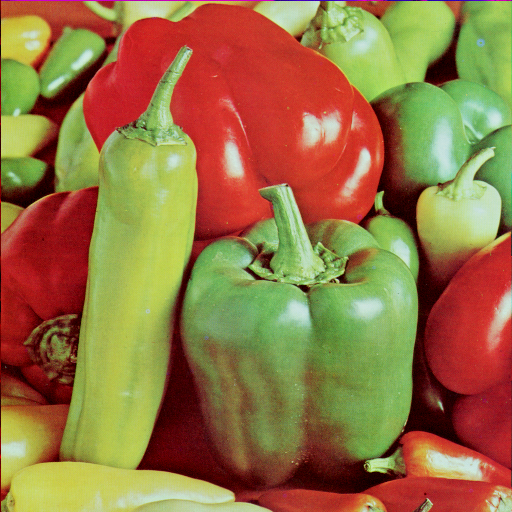
#> input picture data/pepper.bmp, 512 x 512 px
$ jupyter execute project8.ipynb   (shell and % lines are left out)
#> lines starting #> are read from the running program, lines starting #| are printed output that depends on the picture; after the words box and inside, x2 and y2 are one past the last pixel; in counts of white or black regions, pixels touching at a corner belong together
# Images segmentation

[cell 1]
import cv2
import numpy as np
import matplotlib.pyplot as plt
import matplotlib as mlp
from mpl_toolkits.axes_grid1 import make_axes_locatable
import time

### Algorithms

[cell 2]
def compute_hist(img):
    """
    ---------
    Input
    img : numpy array (HxW)
    -------
    Output
    output: numpy array
        256d-array where the ith element corresponds to
        the number of pixels.
    """
    output = np.zeros(256, dtype=np.int32)
    for i in range(len(output)):
        output[i] = len(img[img==i])
    return output

## I. Image segmentation using histogram thresholding (Binarization)

### Goals

Study a simple evaluation method of a threshold for the image binarization from a random threshold

### Algorithm

1. Randomly chose a threshold S (between $0$ and $255$). Then assign intensities below S to group 1 and the others to group 2.

2. Compute the mean of each groups of pixels $S_{1}$ et $S_{2}$ using the split given by the histogramof the image.

3. Compute $S = \frac{S_{1}+S_{2}}{2}$

4. Repeat step 2 and 3 until S is constant.

### Work

[cell 3]
img = cv2.imread("./data/pepper.bmp")
#> img is the input picture: shape (512, 512, 3); mean B, G, R 66.5, 115.6, 149.8
img = cv2.cvtColor(img, cv2.COLOR_BGR2GRAY)
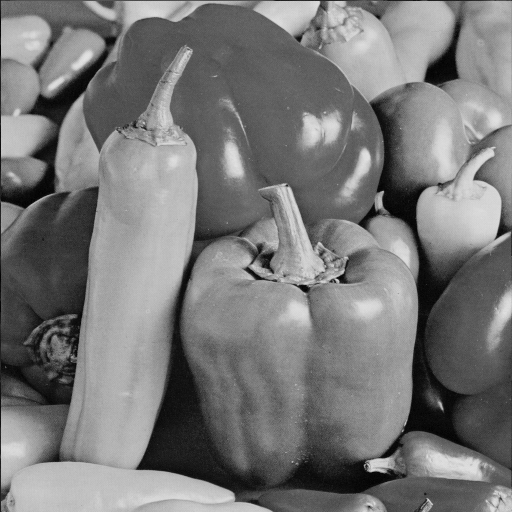
#> img: shape (512, 512); min 0, max 228, mean 120.2
plt.imshow(img, cmap=plt.cm.gray, vmin = 0, vmax = 255)
plt.show()

**1.** Compute the histogram of 'pepper.bmp'.

[cell 4]
hist = compute_hist(img)
#> after the loop in compute_hist, `for i in range(len(output)):`: output = 256 values, max 2743 at index 96, min 0 at index 229, mean 1024
#> hist has the same summary as output in compute_hist
plt.bar(np.array([i for i in range(256)]), hist)
plt.show()
#> figure, not shown here; tallest bar 2743 high, from x = 95.6 to 96.4

**2.** Implement the thresholding algorithm and verify its convergence.

[cell 5]
def find_threshold(img):
    """
    """
    previous = -1
    threshold = np.random.randint(0, 255)
    n_iter = 0
    while previous!=threshold and n_iter < 100:
        previous = threshold
        pixels = np.sort(img.flatten())
        group1 = pixels[pixels < threshold]
        group2 = pixels[pixels >= threshold]

        s1 = group1.mean()
        s2 = group2.mean()

        threshold = (s1+s2)/2
        n_iter += 1
#> this loop made 7 passes
#> (previous, s1, s2, threshold) on passes 2 to 7: (145.4, 85.21, 175.7, 130.5), (130.5, 77.63, 169.6, 123.6), (123.6, 75, 167.2, 121.1), (121.1, 74.27, 166.5, 120.4), (120.4, 73.91, 166.2, 120.1), (120.1, 73.91, 166.2, 120.1)
#> (s1, s2, threshold) on pass 1: (101.3, 189.5, 145.4)
#> after the loop, n_iter = 7

    return (threshold, n_iter)

[cell 6]
np.random.seed(0)
threshold, n_iter = find_threshold(img)
#> threshold = 120.1; n_iter = 7
print(f"Obtained threshold: {threshold:.05} in {n_iter} iterations.")
#| Obtained threshold: 120.05 in 7 iterations.

**3.** Apply image thresholding using two propositions:

* Proposition 1 : $Pixel(i,j)= \begin{cases} 0, & \mbox{if } Pixel(i,j) < S \\ 255, & \mbox{else.}\end{cases}$

* Proposition 2 : $Pixel(i,j)= \begin{cases} S_{1}, & \mbox{if } Pixel(i,j) < S \\ S_{2}, & \mbox{else.}\end{cases}$

[cell 7]
dst1 = img.copy()
dst2 = img.copy()

# 1st proposition
dst1[dst1 < threshold] = 0
dst1[dst1 >= threshold] = 255
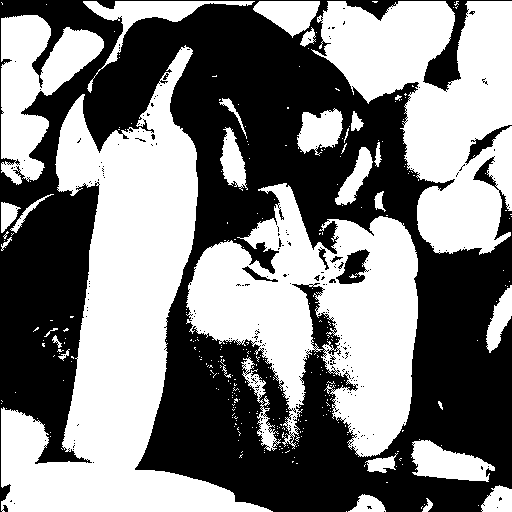
#> dst1: shape (512, 512); 50.2% white; 239 black regions (231 under 20 px), largest, box (x1, y1, x2, y2) and area: (0, 0, 512, 512) 128649, (336, 249, 370, 284) 644, (465, 125, 512, 165) 425
# 2nd proposition
s1 = dst2[dst2 < threshold].mean()
#> s1 = 73.91
s2 = dst2[dst2 >= threshold].mean()
#> s2 = 166.2
dst2[dst2 < threshold] = s1
dst2[dst2 >= threshold] = s2

fig, axs = plt.subplots(1, 2, figsize=(10, 10))

axs[0].set_title("First proposition")
axs[0].imshow(dst1, cmap=plt.cm.gray, vmin = 0, vmax = 255)
axs[1].set_title("Second proposition")
axs[1].imshow(dst2, cmap=plt.cm.gray, vmin = 0, vmax = 255)

plt.show()

## II. Images segmentation using K-means algorithm

### Goals

This project offers to segmentate an image using k-means algorithm.

### Algorithm

1. Choose a number of classes ($K$ classes).

2. Randomly choose means of these $K$ classes and store them in a growing vector.

3. Foreach intensity $i$ from $0$ to $255$ of the histogram, affect the class with the closest mean to this intensity $i$ :

$$
c(i)=min_{k \in [1,K]} (|i-m_{k}|) \\
\mbox{with } m_{k} \mbox{ mean } k^{th} \mbox{ class.}
$$

4. Compute the mean of each new class.

5. Repeat step 3 and 4 until the algorithm converges.

### Work

[cell 8]
img = cv2.imread("./data/pepper.bmp")
img = cv2.cvtColor(img, cv2.COLOR_BGR2GRAY)
plt.imshow(img, cmap=plt.cm.gray, vmin = 0, vmax = 255)

plt.show()

**1.** Compute the histogram of 'pepper.bmp'.

[cell 9]
hist = compute_hist(img)
plt.bar(np.array([i for i in range(256)]), hist)
plt.show()

**2.** Implement the k-means algorithm and verify its convergence.

[cell 10]
def kmeans(src, k):
    """
    Parameters
    ----------
    src: Numpy Array
        An image (H, W, C).
    k: int
        K parameter in K-means algorithm, sets the number of cluster.
    Returns
    -------
    Numpy Array
        Mean of each cluster.
    int
        Number of iterations.
    """
#> called with k = 4
    means = np.sort(np.rint((np.random.rand(k)*(src.max()-src.min())+ src.min())))
#> means = [124, 125, 137, 163]
    previous = np.ones(k)-1
    n_iter = 0

    while not np.equal(previous, means).sum() or n_iter == 0:
        previous = np.copy(means)
        dst = src.copy()
        for i in range(k):
            # those boundaries assume that 'previous' array is sorted
            upper = max(previous[i:i+2].mean(), 255 if i==k-1 else 0)
            lower = min(1,i)*previous[max(i-1, 0):i+1].mean()

            group = dst[np.logical_and(lower<=dst,dst<=upper)]
            dst[np.logical_and(lower<=dst,dst<=upper)] = i

            if len(group)>0:
                means[i]=group.mean()
        # rounds means to integers
        means = np.rint(means)
        n_iter += 1
#> this loop made 4 passes
#> (previous, means) on passes 1 to 4: ([124, 125, 137, 163], [75, 128, 142, 178]), ([75, 128, 142, 178], [66, 118, 149, 183]), ([66, 118, 149, 183], [58, 109, 151, 187]), ([58, 109, 151, 187], [49, 102, 151, 188])
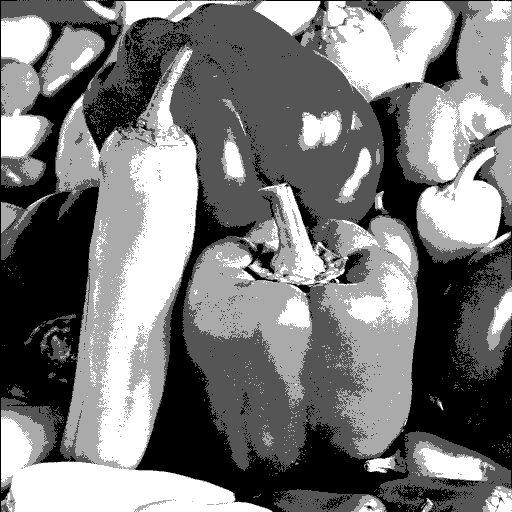
#> dst: shape (512, 512); min 0, max 3, mean 1.44; drawn with min black and max white
#> after the loop, n_iter = 4

    return(dst, means, n_iter)

[cell 11]
np.random.seed(0)
dst, means, n_iter = kmeans(img, 4)
#> means = [49, 102, 151, 188]; n_iter = 4
print(f"Obtained means: {means} in {n_iter} iterations.")
#| Obtained means: [ 49. 102. 151. 188.] in 4 iterations.
plt.imshow(dst, cmap=plt.cm.gray)
plt.show()

**3.** Segmentate the image by affecting the mean of the class it belongs to each pixel.

[cell 12]
start = time.time()
fig, axs = plt.subplots(1, 4, figsize=(21,10))

axs[0].set_title("Image originale")
axs[0].imshow(img, cmap=plt.cm.gray, vmin=0, vmax=255)

for n, k in enumerate([2, 4, 8]):
    np.random.seed(0)
    dst, means, n_iter = kmeans(img, k)
    colors = np.array([[value, value, value] for value in means])
    axs[n+1].set_title(f"Segmentation K={k}")
    cs = axs[n+1].imshow(dst, cmap=mlp.colors.ListedColormap(colors/255))

    divider = make_axes_locatable(axs[n+1])
    cax = divider.append_axes("right", size="5%", pad=0.05)
    fig.colorbar(cs, cax=cax)
#> this loop made 3 passes
#> (means, n_iter) on passes 2 to 3: ([49, 102, 151, 188], 4), ([64, 104, 118, 128, 137, 149, 169, 196], 1)
#> (n_iter, colors) on pass 1: (5, [[74, 74, 74], [166, 166, 166]])

end = time.time()
print(f"Execution lasted : {end - start:.03}s")
plt.show()

## Advanced questions

**A.1** Image segmentation of COVID lungs with histogram and K-means

[cell 13]
# Image

img_c = cv2.imread("./data/CT_COVID.png")
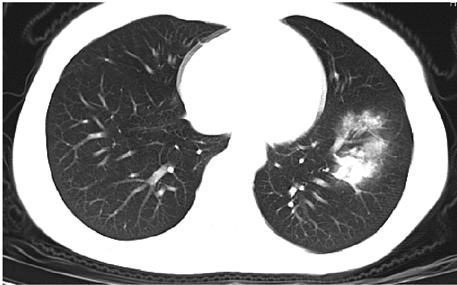
#> input picture data/CT_COVID.png, 457 x 285 px
#> img_c is the input picture: shape (285, 457, 3); min 0, max 255, mean 140.8
img_nc = cv2.imread("./data/CT_NonCOVID.jpg")
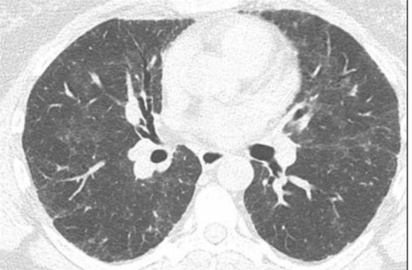
#> input picture data/CT_NonCOVID.jpg, 412 x 270 px
#> img_nc is the input picture: shape (270, 412, 3); min 76, max 255, mean 177.8

img_c = cv2.cvtColor(img_c, cv2.COLOR_BGR2GRAY)
#> img_c: shape (285, 457)
img_nc = cv2.cvtColor(img_nc, cv2.COLOR_BGR2GRAY)
#> img_nc: shape (270, 412)

# Thresholding

np.random.seed(0)
threshold_c, n_iter_c = find_threshold(img_c)
#> the loop in find_threshold (call 2), `while previous!=threshold and n_iter < 100:` made 4 passes
#> (previous, s1, s2, threshold) on passes 1 to 4: (172, 61.2, 251.6, 156.4), (156.4, 59.66, 249.9, 154.8), (154.8, 59.52, 249.7, 154.6), (154.6, 59.52, 249.7, 154.6)
#> threshold_c = 154.6; n_iter_c = 4
dst1 = img_c.copy()
s1 = dst1[dst1 < threshold_c].mean()
#> s1 = 59.52
s2 = dst1[dst1 >= threshold_c].mean()
#> s2 = 249.7
dst1[dst1 < threshold_c] = s1
#> dst1: shape (285, 457)
dst1[dst1 >= threshold_c] = s2
#> dst1: shape (285, 457); values 59 (black) and 249 (white), 42.8% white; 71 white regions (57 under 20 px), largest, box (x1, y1, x2, y2) and area: (0, 0, 457, 285) 52642, (331, 133, 388, 194) 1488, (332, 111, 383, 152) 676

np.random.seed(0)
threshold_nc, n_iter_nc = find_threshold(img_nc)
#> threshold_nc = 174.5; n_iter_nc = 3
dst2 = img_nc.copy()
s1 = dst2[dst2 < threshold_nc].mean()
#> s1 = 112.8
s2 = dst2[dst2 >= threshold_nc].mean()
#> s2 = 236.2
dst2[dst2 < threshold_nc] = s1
#> dst2: shape (270, 412)
dst2[dst2 >= threshold_nc] = s2
#> dst2: shape (270, 412); values 112 (black) and 236 (white), 52.7% white; 8 black regions (2 under 20 px), largest, box (x1, y1, x2, y2) and area: (22, 18, 202, 263) 27950, (244, 9, 401, 262) 23955, (406, 0, 408, 270) 362, (150, 149, 168, 163) 191, (203, 152, 222, 164) 151, (251, 11, 258, 15) 20

# K-means

np.random.seed(0)
dst_c = img_c.copy()
dst_3, means_c, n_iter_c = kmeans(dst_c, 4)
#> in kmeans (call 5), `means = np.sort(np.rint((np.random.rand(k)*(src.max()-src.min())+ src...`: means = [139, 140, 154, 182]
#> the loop in kmeans (call 5), `while not np.equal(previous, means).sum() or n_iter == 0:` made 3 passes
#> (previous, means) on passes 1 to 3: ([139, 140, 154, 182], [58, 143, 159, 251]), ([58, 143, 159, 251], [54, 122, 176, 254]), ([54, 122, 176, 254], [53, 112, 180, 254])
#> after the loop in kmeans (call 5), `while not np.equal(previous, means).sum() or n_iter == 0:`:
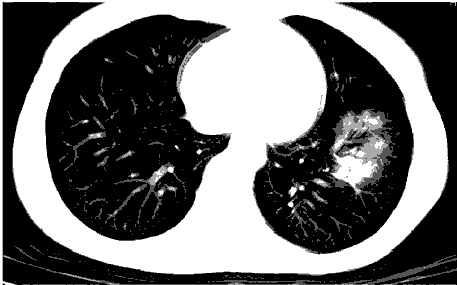
#> dst: shape (285, 457); min 0, max 3, mean 1.32; drawn with min black and max white
#> after the loop in kmeans (call 5), `while not np.equal(previous, means).sum() or n_iter == 0:`: n_iter = 3
#> means_c = [53, 112, 180, 254]; n_iter_c = 3

np.random.seed(0)
dst_nc = img_nc.copy()
dst_4, means_nc, n_iter_nc = kmeans(dst_nc, 4)
#> in kmeans (call 6), `means = np.sort(np.rint((np.random.rand(k)*(src.max()-src.min())+ src...`: means = [174, 174, 184, 204]
#> the loop in kmeans (call 6), `while not np.equal(previous, means).sum() or n_iter == 0:` made 5 passes
#> (previous, means) on passes 1 to 5: ([174, 174, 184, 204], [113, 177, 187, 238]), ([113, 177, 187, 238], [110, 162, 201, 239]), ([110, 162, 201, 239], [109, 155, 211, 241]), ([109, 155, 211, 241], [108, 152, 216, 243]), ([108, 152, 216, 243], [108, 150, 218, 244])
#> after the loop in kmeans (call 6), `while not np.equal(previous, means).sum() or n_iter == 0:`:
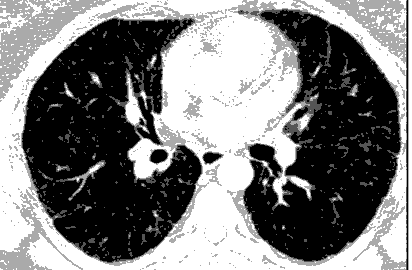
#> dst: shape (270, 412); min 0, max 3, mean 1.48; drawn with min black and max white
#> after the loop in kmeans (call 6), `while not np.equal(previous, means).sum() or n_iter == 0:`: n_iter = 5
#> means_nc = [108, 150, 218, 244]; n_iter_nc = 5

# Display

fig, axs = plt.subplots(2, 3, figsize=(10, 10))

axs[0][0].set_title("Covid impacted Lung")
axs[0][0].imshow(img_c, cmap=plt.cm.gray, vmin = 0, vmax = 255)
axs[0][1].set_title("Histogram thresholding")
axs[0][1].imshow(dst1, cmap=plt.cm.gray, vmin = 0, vmax = 255)
axs[0][2].set_title("K-means thresholding")
axs[0][2].imshow(dst_3, cmap=plt.cm.gray)
axs[1][0].set_title("Covid Non impacted Lung")
axs[1][0].imshow(img_nc, cmap=plt.cm.gray, vmin = 0, vmax = 255)
axs[1][1].set_title("Histogram thresholding")
axs[1][1].imshow(dst2, cmap=plt.cm.gray, vmin = 0, vmax = 255)
axs[1][2].set_title("K-means thresholding")
axs[1][2].imshow(dst_4, cmap=plt.cm.gray)
plt.show()

**A.2.** Color images classification using K-means : modify the K-means algorithm to class a point cloud.

[cell 14]
img = cv2.imread("./data/perroquet_couleur.png")
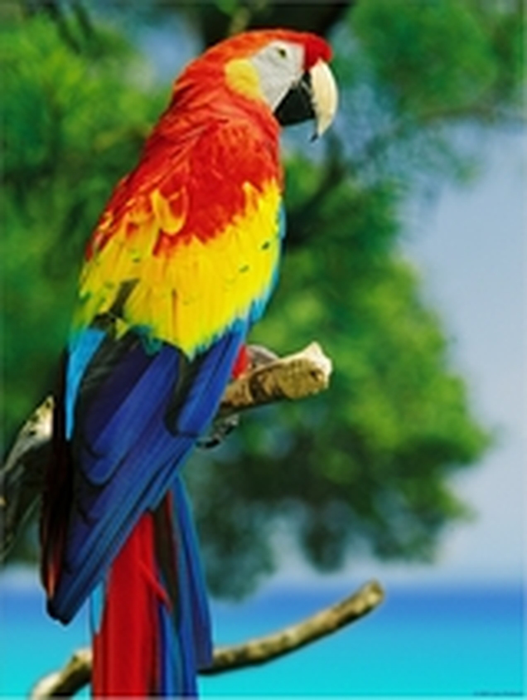
#> input picture data/perroquet_couleur.png, 527 x 700 px
#> img is the input picture: shape (700, 527, 3); mean B, G, R 86.7, 111.9, 84.7
img = cv2.cvtColor(img, cv2.COLOR_BGR2RGB)
plt.imshow(img)
plt.show()

[cell 15]
def find_closest_mean(src, means):
    tmp = np.array([np.linalg.norm(src-mean, axis=2) for mean in means])

    output = np.argmin(tmp, axis=0)

    return output

[cell 16]
def kmeans_color(src, k):
    """
    Parameters
    ----------
    src: Numpy Array
        An image (H, W, C).
    k: int
        K parameter in K-means algorithm, sets the number of cluster.
    Returns
    -------
    Numpy Array
        Mean of each cluster.
    int
        Number of iterations.
    """
    mins = np.array([src[:, :, i].min() for i in range(3)])
    maxs = np.array([src[:, :, i].max() for i in range(3)])
    means = np.sort(np.rint((np.random.rand(k, 3) + mins)*maxs))
    previous = np.ones((k, 3))-1
    n_iter = 0

    while not np.equal(previous, means).sum() or n_iter == 0:
        previous = np.copy(means)
        affectations = find_closest_mean(src, previous)
        for i in range(k):
            group = src[affectations == i]

            if len(group)>0:
                means[i]=np.mean(group, axis=0)

        # rounds means to integers
        means = np.rint(means)
        n_iter += 1

    return(means, n_iter)

[cell 17]
start = time.time()
fig, axs = plt.subplots(1, 4, figsize=(21, 10))

axs[0].set_title("Image originale")
axs[0].imshow(img)

for i, k in enumerate([4, 8, 32]):
    np.random.seed(0)
    means, n_iter = kmeans_color(img, k)
    # print(f"Obtained means:\n{means}\nin {n_iter} iterations.")
    dst = find_closest_mean(img, means)
    axs[i+1].set_title(f"Segmentation K={k}")
    cs = axs[i+1].imshow(dst, mlp.colors.ListedColormap(means/255))

    divider = make_axes_locatable(axs[i+1])
    cax = divider.append_axes("right", size="5%", pad=0.05)
    fig.colorbar(cs, cax=cax)
#> this loop made 3 passes
#> n_iter on passes 1 to 3: 2, 3, 1
#> pass 1, in find_closest_mean (call 3), `output = np.argmin(tmp, axis=0)`:
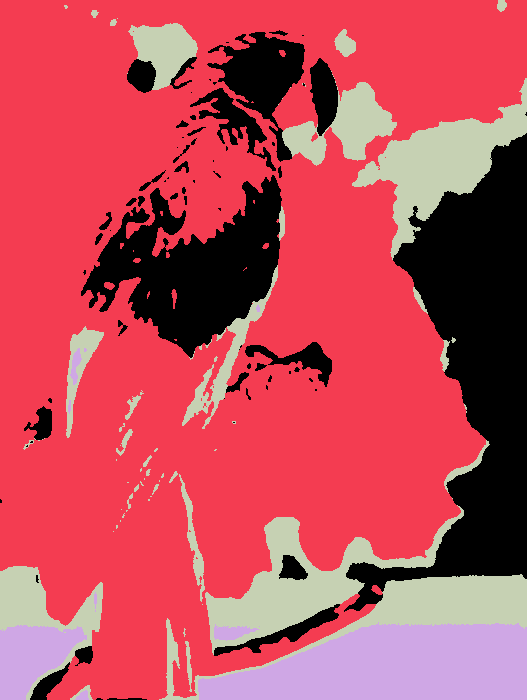
#> output: shape (700, 527) int64; 4 distinct labels, from 0 to 3; one colour per label, 0 black

end = time.time()
print(f"Execution lasted : {end - start:.03}s")
plt.show()
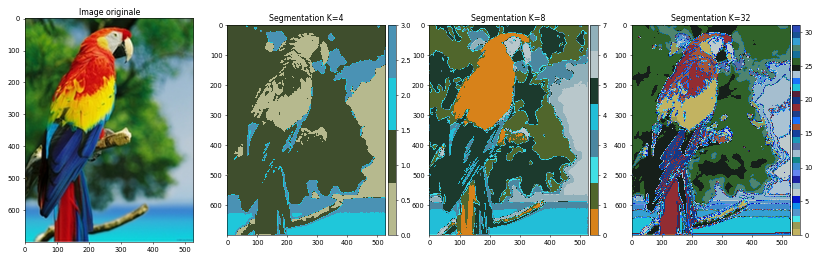
#> figure drawn by matplotlib, 7 panels
